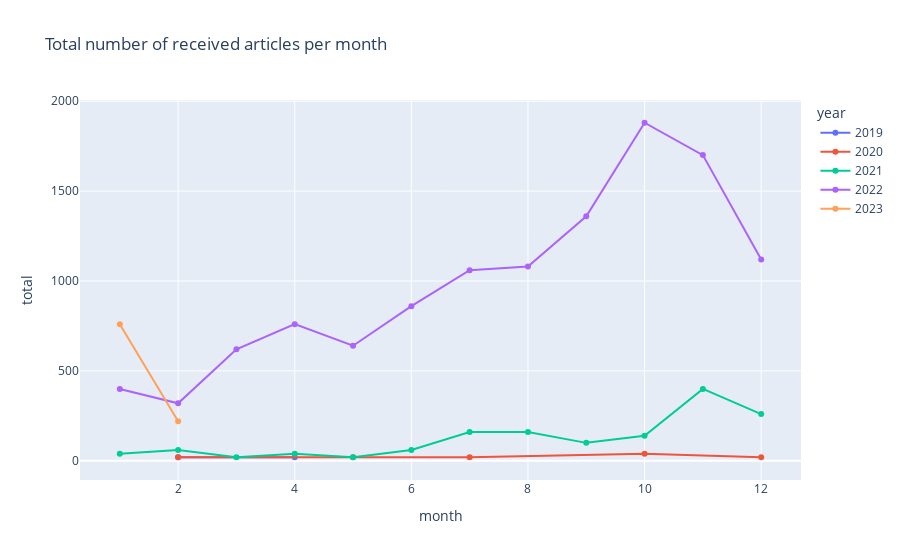

This figure's notebook cell:
### Markdown cell above
### Total per month per year

### Code cell
# plotting received
fig = px.line(df_received_per_month, x="month", y="total", color="year", title="layout.hovermode='x unified'")
fig.update_traces(mode="markers+lines", hovertemplate=None)
fig.update_layout(hovermode="x unified", title="Total number of received articles per month")
fig.show()

### Figure 1 — Plotly figure (JSON) as saved in the notebook; plotly's stock layout.template omitted (floating-point values rounded to 4 significant figures)
{"data": [{"legendgroup": "2019", "line": {"color": "#636efa", "dash": "solid"}, "marker": {"symbol": "circle"}, "mode": "markers+lines", "name": "2019", "orientation": "v", "showlegend": true, "type": "scatter", "x": [2, 4], "xaxis": "x", "y": [20, 20], "yaxis": "y"}, {"legendgroup": "2020", "line": {"color": "#EF553B", "dash": "solid"}, "marker": {"symbol": "circle"}, "mode": "markers+lines", "name": "2020", "orientation": "v", "showlegend": true, "type": "scatter", "x": [2, 5, 7, 10, 12], "xaxis": "x", "y": [20, 20, 20, 40, 20], "yaxis": "y"}, {"legendgroup": "2021", "line": {"color": "#00cc96", "dash": "solid"}, "marker": {"symbol": "circle"}, "mode": "markers+lines", "name": "2021", "orientation": "v", "showlegend": true, "type": "scatter", "x": [1, 2, 3, 4, 5, 6, 7, 8, 9, 10, 11, 12], "xaxis": "x", "y": [40, 60, 20, 40, 20, 60, 160, 160, 100, 140, 400, 260], "yaxis": "y"}, {"legendgroup": "2022", "line": {"color": "#ab63fa", "dash": "solid"}, "marker": {"symbol": "circle"}, "mode": "markers+lines", "name": "2022", "orientation": "v", "showlegend": true, "type": "scatter", "x": [1, 2, 3, 4, 5, 6, 7, 8, 9, 10, 11, 12], "xaxis": "x", "y": [400, 320, 620, 760, 640, 860, 1060, 1080, 1360, 1880, 1700, 1120], "yaxis": "y"}, {"legendgroup": "2023", "line": {"color": "#FFA15A", "dash": "solid"}, "marker": {"symbol": "circle"}, "mode": "markers+lines", "name": "2023", "orientation": "v", "showlegend": true, "type": "scatter", "x": [1, 2], "xaxis": "x", "y": [760, 220], "yaxis": "y"}], "layout": {"hovermode": "x unified", "legend": {"title": {"text": "year"}, "tracegroupgap": 0}, "title": {"text": "Total number of received articles per month"}, "xaxis": {"anchor": "y", "domain": [0, 1], "title": {"text": "month"}}, "yaxis": {"anchor": "x", "domain": [0, 1], "title": {"text": "total"}}}}
